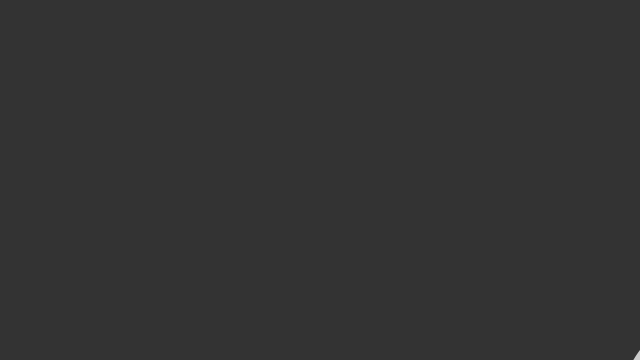
Frame 1 (no input)
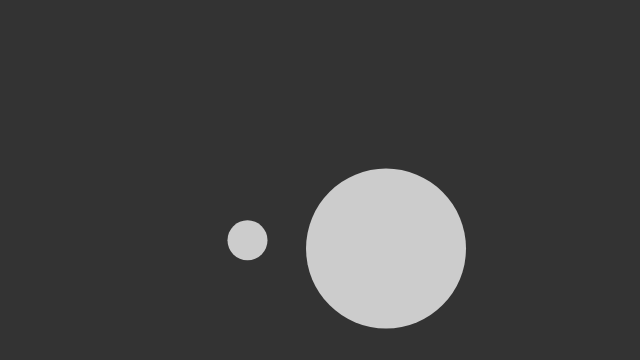
Frame 60 (no input)
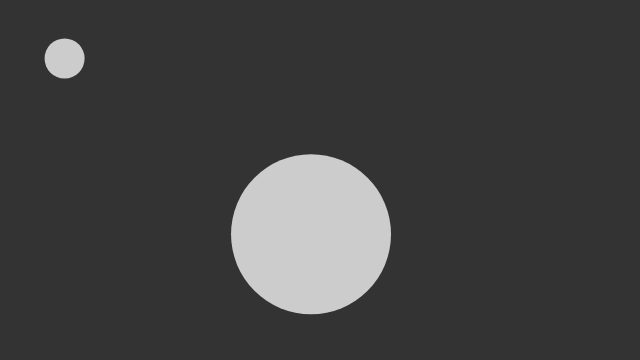
Frame 120 (the mouse pressed at the canvas centre since frame 60)

The p5.js sketch that drew these frames (run headless with seeded random() and noise() and a simulated clock; from frame 60 on, the mouse is pressed at the canvas centre):

// p5.js sketch
// ── sketch.js
/**
 * Based on Circle Collision with Swapping Velocities by Ira Greenberg. 
 * (which is based on Keith Peter's Solution in Foundation Actionscript
 *  Animation: Making Things Move!)
 * https://processing.org/examples/circlecollision.html
 * 
 * Ported to p5js by Jared Donovan. 2019.
 */

let balls =  [];

function setup() {
  createCanvas(640, 360);
  
  balls.push(new Ball(100, 400, 20));
  balls.push(new Ball(700, 400, 80));
}

function draw() {
  background(51);

  for (let b of balls) {
    b.update();
    b.display();
    b.checkBoundaryCollision();
  }
  
  balls[0].checkCollision(balls[1]);
}
// ── Ball.js
class Ball {
  constructor(x, y, r) {
    this.position = createVector(x, y);
    this.velocity = p5.Vector.random2D();
    this.velocity.mult(3);
    this.radius = r;
    this.m = this.radius * 0.1;
  }

  update() {
    this.position.add(this.velocity);
  }

  checkBoundaryCollision() {
    if (this.position.x > width-this.radius) {
      this.position.x = width-this.radius;
      this.velocity.x *= -1;
    } else if (this.position.x < this.radius) {
      this.position.x = this.radius;
      this.velocity.x *= -1;
    } else if (this.position.y > height-this.radius) {
      this.position.y = height-this.radius;
      this.velocity.y *= -1;
    } else if (this.position.y < this.radius) {
      this.position.y = this.radius;
      this.velocity.y *= -1;
    }
  }

  checkCollision(other) {

    // Get distances between the balls components
    let distanceVect = p5.Vector.sub(other.position, this.position);

    // Calculate magnitude of the vector separating the balls
    let distanceVectMag = distanceVect.mag();

    // Minimum distance before they are touching
    let minDistance = this.radius + other.radius;

    if (distanceVectMag < minDistance) {
      let distanceCorrection = (minDistance-distanceVectMag)/2.0;
      let d = distanceVect.copy();
      let correctionVector = d.normalize().mult(distanceCorrection);
      other.position.add(correctionVector);
      this.position.sub(correctionVector);

      // get angle of distanceVect
      let theta  = distanceVect.heading();
      // precalculate trig values
      let sine = sin(theta);
      let cosine = cos(theta);

      /* bTemp will hold rotated ball positions. You 
       just need to worry about bTemp[1] position*/
    	let bTemp = [
        createVector(), createVector()
      ];

      /* this ball's position is relative to the other
       so you can use the vector between them (bVect) as the 
       reference point in the rotation expressions.
       bTemp[0].position.x and bTemp[0].position.y will initialize
       automatically to 0.0, which is what you want
       since b[1] will rotate around b[0] */
      bTemp[1].x  = cosine * distanceVect.x + sine * distanceVect.y;
      bTemp[1].y  = cosine * distanceVect.y - sine * distanceVect.x;

      // rotate Temporary velocities
      let vTemp = [
        createVector(), createVector()
      ];

      vTemp[0].x  = cosine * this.velocity.x + sine * this.velocity.y;
      vTemp[0].y  = cosine * this.velocity.y - sine * this.velocity.x;
      vTemp[1].x  = cosine * other.velocity.x + sine * other.velocity.y;
      vTemp[1].y  = cosine * other.velocity.y - sine * other.velocity.x;

      /* Now that velocities are rotated, you can use 1D
       conservation of momentum equations to calculate 
       the final velocity along the x-axis. */
      let vFinal = [ 
        createVector(), createVector
      ];

      // final rotated velocity for b[0]
      vFinal[0].x = ((this.m - other.m) * vTemp[0].x + 2 * other.m * vTemp[1].x) / (this.m + other.m);
      vFinal[0].y = vTemp[0].y;

      // final rotated velocity for b[0]
      vFinal[1].x = ((other.m - this.m) * vTemp[1].x + 2 * this.m * vTemp[0].x) / (this.m + other.m);
      vFinal[1].y = vTemp[1].y;

      // hack to avoid clumping
      bTemp[0].x += vFinal[0].x;
      bTemp[1].x += vFinal[1].x;

      /* Rotate ball positions and velocities back
       Reverse signs in trig expressions to rotate 
       in the opposite direction */
      // rotate balls
      let bFinal = [
        createVector(), createVector()
      ];

      bFinal[0].x = cosine * bTemp[0].x - sine * bTemp[0].y;
      bFinal[0].y = cosine * bTemp[0].y + sine * bTemp[0].x;
      bFinal[1].x = cosine * bTemp[1].x - sine * bTemp[1].y;
      bFinal[1].y = cosine * bTemp[1].y + sine * bTemp[1].x;

      // update balls to screen position
      other.position.x = this.position.x + bFinal[1].x;
      other.position.y = this.position.y + bFinal[1].y;

      this.position.add(bFinal[0]);

      // update velocities
      this.velocity.x = cosine * vFinal[0].x - sine * vFinal[0].y;
      this.velocity.y = cosine * vFinal[0].y + sine * vFinal[0].x;
      other.velocity.x = cosine * vFinal[1].x - sine * vFinal[1].y;
      other.velocity.y = cosine * vFinal[1].y + sine * vFinal[1].x;
    }
  }

  display() {
    noStroke();
    fill(204);
    ellipse(this.position.x, this.position.y, this.radius*2);
  }
}
